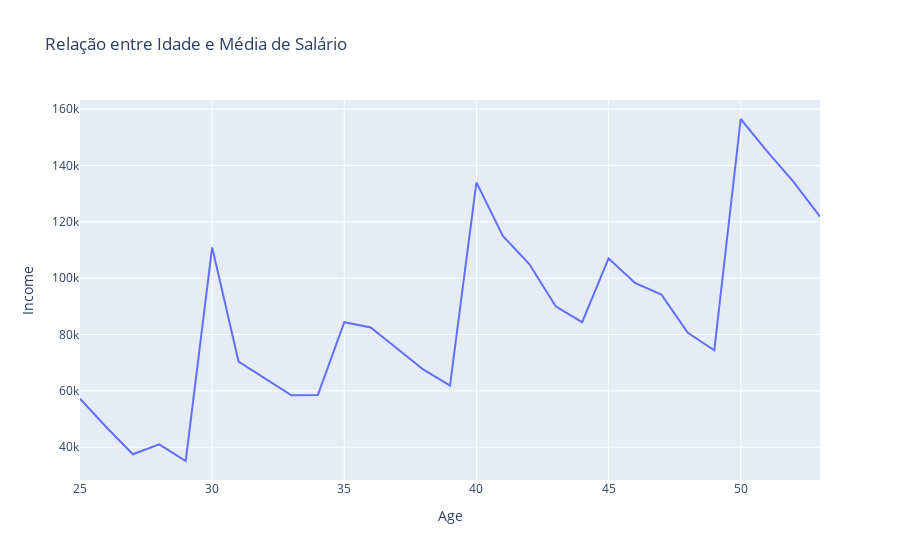

The notebook cell this image was saved under:
### Code cell
# Relação entre salário e idade
media_salario_por_idade = df.groupby('Age')['Income'].mean().reset_index()

fig = px.line(media_salario_por_idade, x='Age', y='Income',
              title='Relação entre Idade e Média de Salário',
              labels={'Age': 'Age', 'Income': 'Income'})

fig.show()

# A idade parece influenciar positivamente o salário mensal, visto que as menores médias de salário são dos clientes mais jovens. Já os clientes mais velhos têm médias salariais maiores.

### Figure 1 — Plotly figure (JSON) as saved in the notebook; plotly's stock layout.template omitted (floating-point values rounded to 4 significant figures)
{"data": [{"hovertemplate": "Age=%{x}<br>Income=%{y}<extra></extra>", "legendgroup": "", "line": {"color": "#636efa", "dash": "solid"}, "marker": {"symbol": "circle"}, "mode": "lines", "name": "", "orientation": "v", "showlegend": false, "type": "scatter", "x": [25, 26, 27, 28, 29, 30, 31, 32, 33, 34, 35, 36, 37, 38, 39, 40, 41, 42, 43, 44, 45, 46, 47, 48, 49, 50, 51, 52, 53], "xaxis": "x", "y": [57190.0, 47080.0, 37500, 41000, 35100, 110900.0, 70420.0, 64375, 58400, 58500, 84375, 82500, 75000, 67500, 61875, 134000, 115000, 105000, 90000, 84375, 107000, 98330.0, 94170.0, 80625, 74375, 156500, 145000, 134200.0, 121875], "yaxis": "y"}], "layout": {"autosize": true, "legend": {"tracegroupgap": 0}, "title": {"text": "Relação entre Idade e Média de Salário"}, "xaxis": {"anchor": "y", "autorange": true, "domain": [0, 1], "range": [25, 53], "title": {"text": "Age"}, "type": "linear"}, "yaxis": {"anchor": "x", "autorange": true, "domain": [0, 1], "range": [28360.0, 163200.0], "title": {"text": "Income"}, "type": "linear"}}}
